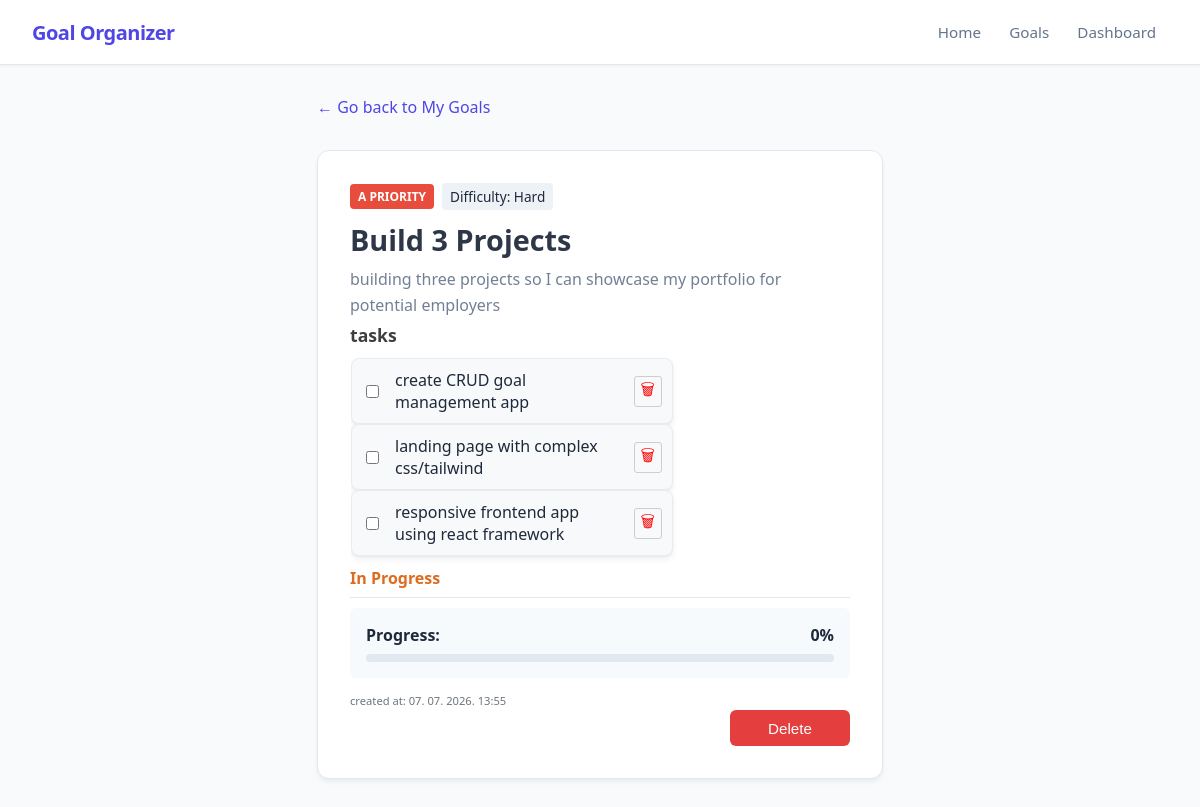
Before: /goals/1 with the older database file.
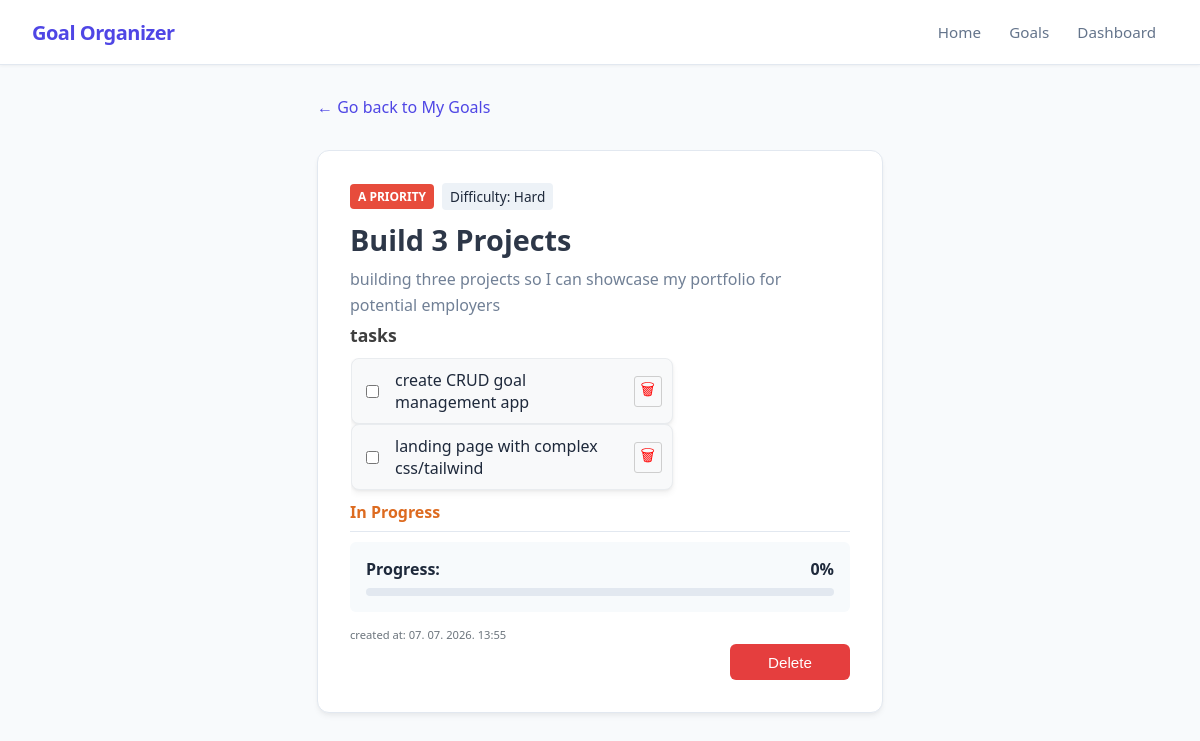
After: the same page with the newer database file.
### app/models_db.py (models this page shows, shortened)
class Task(db.Model):
    __tablename__ = 'tasks'
    id = db.Column(db.Integer, primary_key=True)
    text = db.Column(db.String(255), nullable=False)
    is_completed = db.Column(db.Boolean, default=False)
    goal_id = db.Column(db.Integer, db.ForeignKey('goals.id', ondelete='CASCADE'), nullable=False)

### app/routes.py (the view)
@main.route('/goals/<int:goal_id>')
def view_goal(goal_id):
    goal = Goal.query.get_or_404(goal_id)
    tasks_list = goal.tasks
    return render_template('view_goal.html', goal=goal, tasks=tasks_list)

### app/templates/view_goal.html (shortened to what the changed rows need)
{% extends "base.html" %}
{% block content %}
<div class="container">
    <div id="goal_card">
        <div style="overflow: wrap; max-width: 500px;">
            <h2 style="margin: 0 0 0.5rem 0; font-size: 1.8rem; color: #2d3748; padding-top: 10px;">{{ goal.title }}</h2>
        </div>
        <div class="tasks-container" style="margin-top: 10px; overflow: hidden;">
            {% if tasks %}
                <ul style="list-style-type: none;">
                    {% for task in tasks %}
                        <li class="task-item task-box" style="display: flex; align-items: center; justify-content: space-between;">
                                        <label style="display: flex; align-items: center; gap: 6px; cursor: pointer;">
                                            <input
                                                style="margin-right: 10px;"
                                                type="checkbox"
                                                class="task-toggle"
                                                data-task-id="{{ task.id }}"
                                                {% if task.is_completed %}checked{% endif %}>
                                            <span class="{% if task.is_completed %}completed-task{% endif %}">
                                                {{ task.text }}
                                            </span>
                                        </label>
                                        <button type="button"
                                                class="delete-task-btn"
                                                data-task-id="{{ task.id }}"
                                                style="background: none; border: 1px; color: red; border: #cecece 1px solid; border-radius: 3px;
                                                cursor: pointer; margin-left: 10px;
                                                font-size: 1em;">
                                            &#128465
                                        </button>
                                    </li>
                    {% endfor %}
                </ul>
            {% else %}
                <p style="margin: 0; color: #a0aec0; font-style: italic; padding-bottom: 15px;">There are no tasks here.</p>
            {% endif %}
        </div>
    </div>
</div>
{% endblock %}

Changed rows visible on the page:
removed Task: text "responsive frontend app using react framework"
